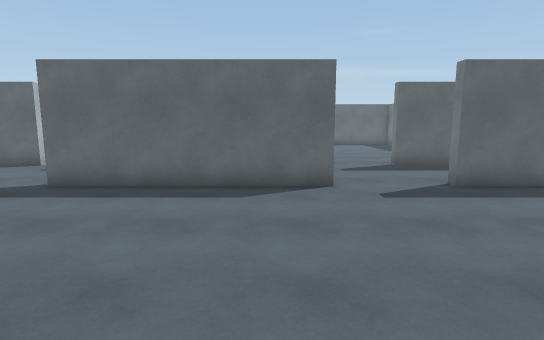
view 1 (above)

23 first-person views from a walk through a scene from a Unity 3-D project. The camera is 1.5 m above the floor, tilts 8° down and sees 80° across. The floor is counted in squares, 1 m on a side. Each view is taken from the middle of a square. On the plan, view 1 faces up. The plan holds only what a view shows up to about 15 squares ahead; the rest is blank.

view 2
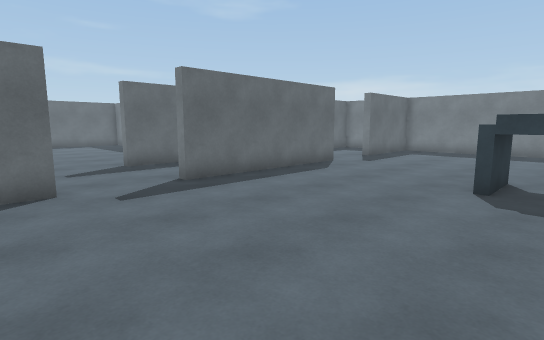

view 3
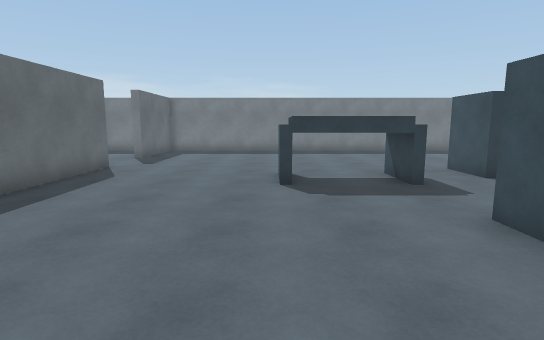

view 4
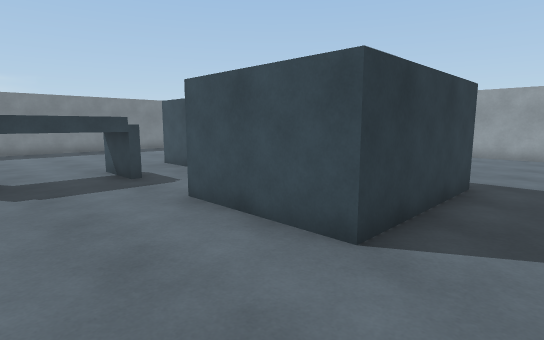

view 5
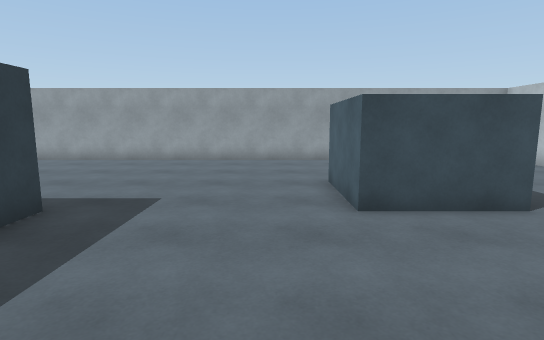

view 6
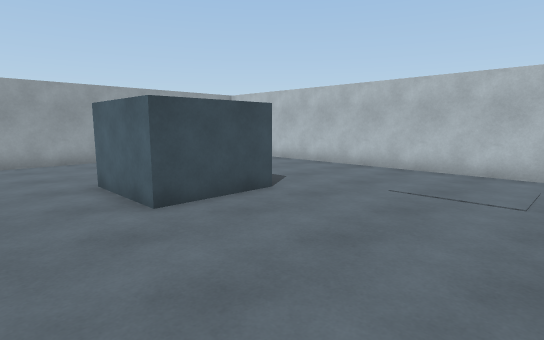

view 7
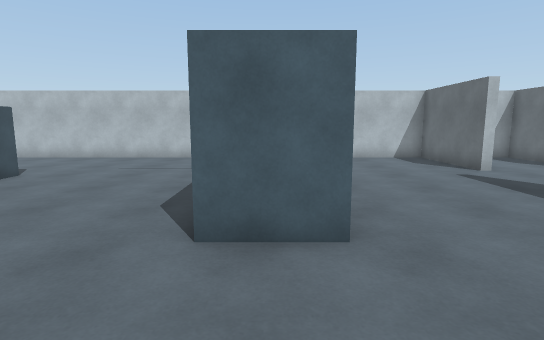

view 8
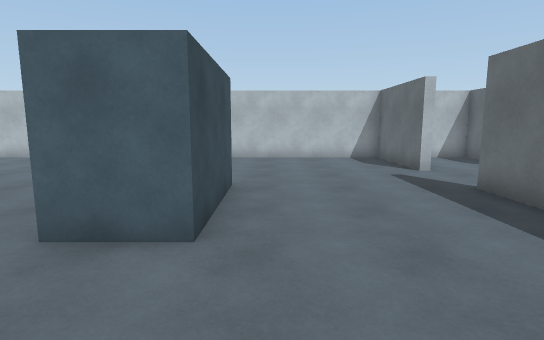

view 9
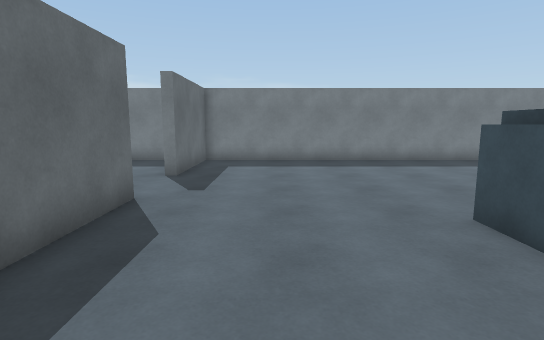

view 10
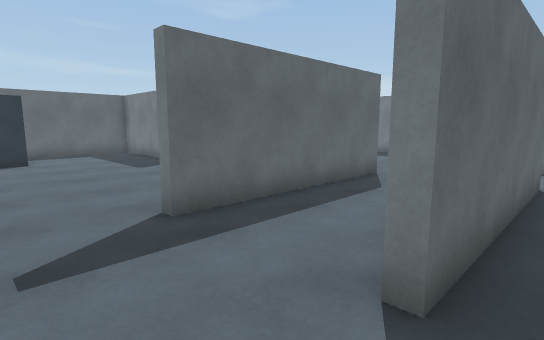

view 11
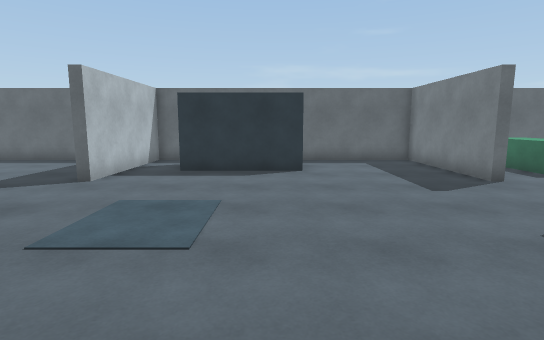

view 12
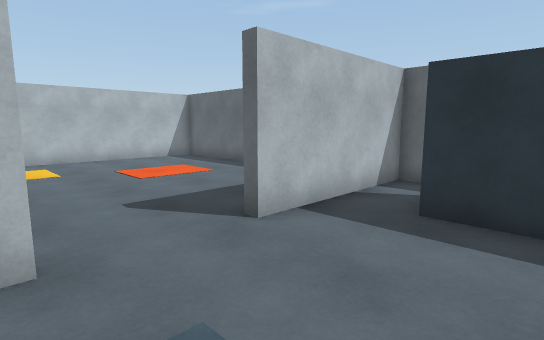

view 13
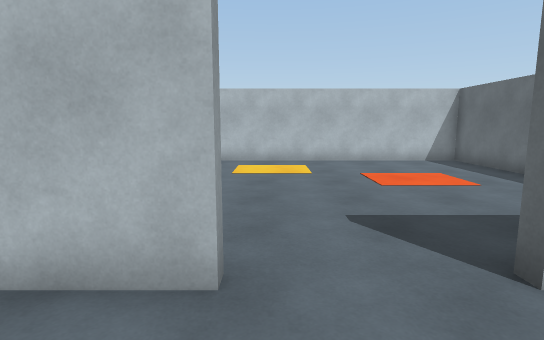

view 14
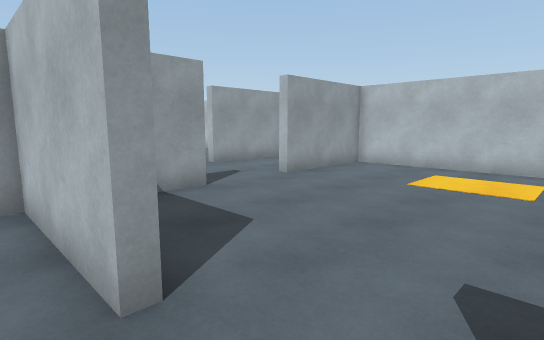

view 15
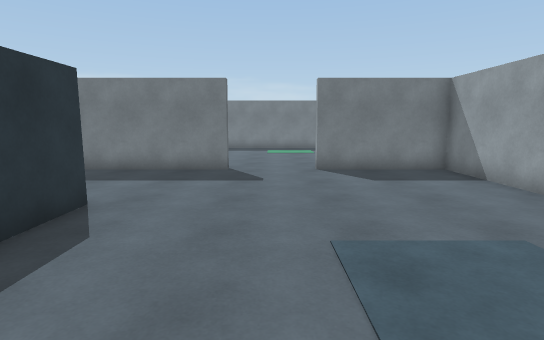

view 16
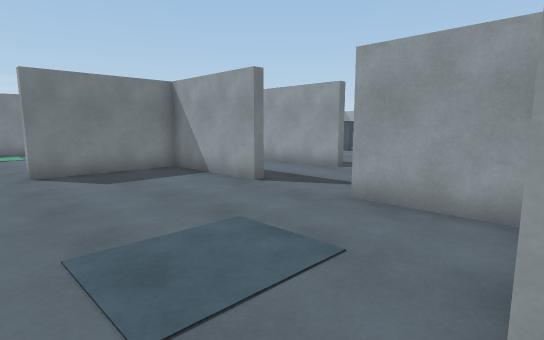

view 17
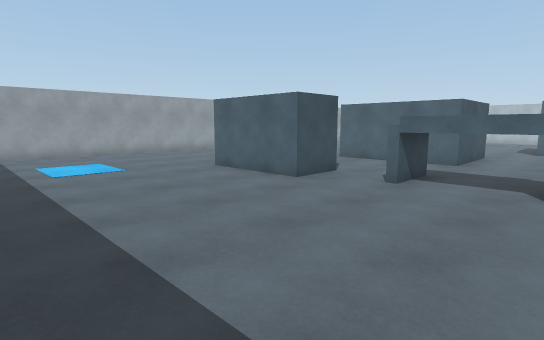

view 18
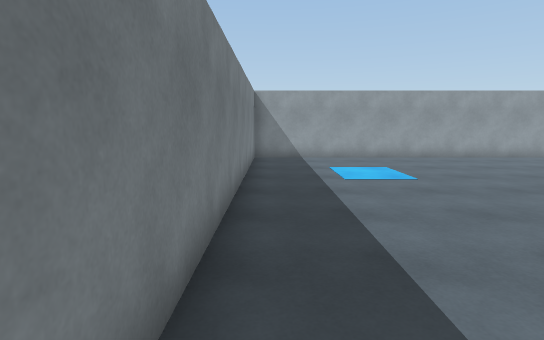

view 19
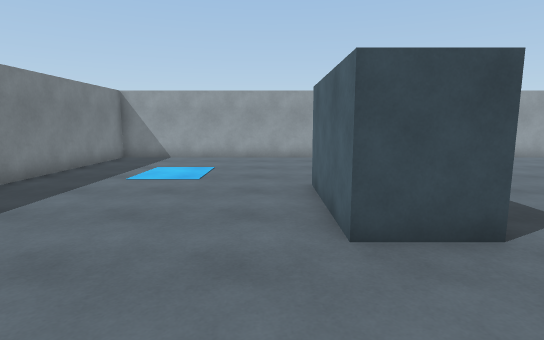

view 20
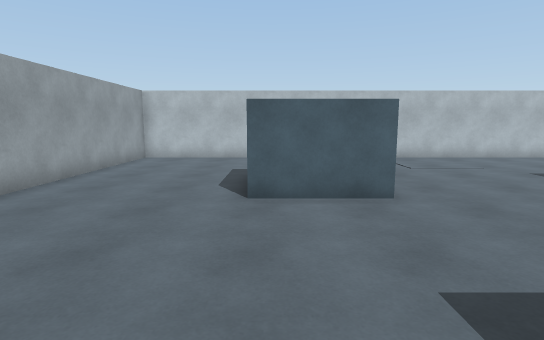

view 21
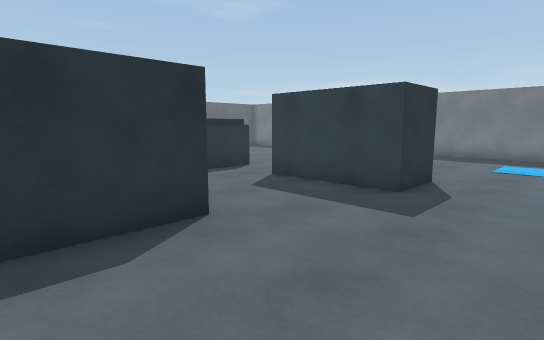

view 22
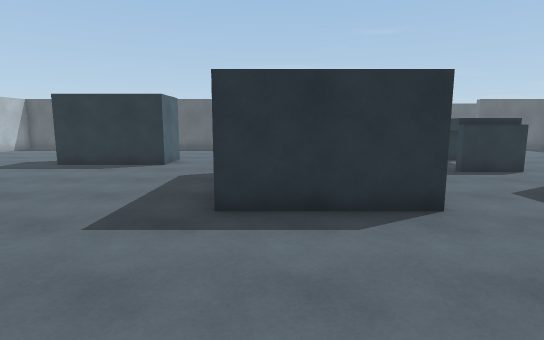

view 23
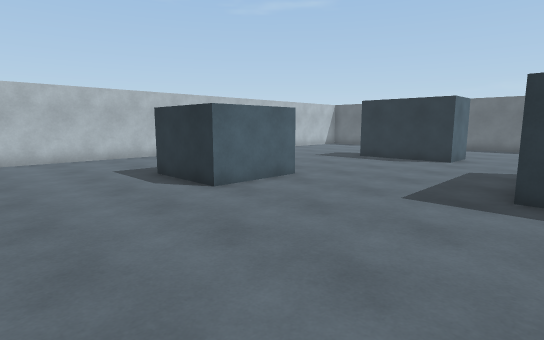

### Floor plan
Key: @ floor where view 1 was taken; # wall or solid block; . floor; ^ raised ledge; T thing the floor can be seen under or through.
Columns run from 13 left of view 1 to 19 right of it. Each row starts with its distance up from view 1.
 25 #########  ##    ######   ###
 24 #........  #.    .....#
 23 #......... #.     ....#  ^
 22 #......... #.#####....# ^^
 21 #..........#..........#.^
 20 #..........#..........#...
 19 #..........................
 18 #..........................
 17 #...........................
 16 #..........#..........#.....
 15 #..........#..........#
 14 #..........#..........#
 13 #......... #..........#
 12 #####...#######...#######
 11 #.......       ..........       #
 10 #......        ........      ...#
  9 # ......       ......      .....#
  8 #####...#######...#######...#####
  7 #...............................#
  6 #...............................#
  5 #...............................#
  4 #...............................#
  3 #...............................#
  2 #......#####.........T^^........#
  1 #......#####.........TTT........#
  0 #......#####.@.......T T........#
 -1 #....................TTT........#
 -2 #.............#####..T^^........#
 -3 #.............#   #.............#
 -4 #.............#   #...###.......#
 -5 #.............#   #...###.......#
 -6 #.............#####...###.......#
 -7 #.....###.............###.......#
 -8 #.... ###.............###.......#
 -9 #.....###.......................#
-10 #...............................#
-11 #...............................#
-12 #..................  ...........#
-13 #...............................#
-14 #...............................#
-15 #################################

Positions as (right, up) in squares from view 1, and headings:
1: (0, 0), facing up
2: (0, 0), facing up-right
3: (0, 2), facing right
4: (-1, 2), facing down-right
5: (-3, -1), facing down
6: (-2, -1), facing down-left
7: (2, 1), facing left
8: (2, 3), facing left
9: (5, 5), facing right
10: (2, 7), facing up-right
11: (3, 11), facing up
12: (2, 16), facing up-left
13: (1, 17), facing left
14: (-1, 19), facing down-left
15: (-2, 18), facing right
16: (-2, 18), facing down-right
17: (18, 2), facing down-left
18: (18, 0), facing down
19: (12, 0), facing down
20: (2, -9), facing left
21: (2, -11), facing up-right
22: (2, -12), facing up
23: (2, -14), facing up-left
